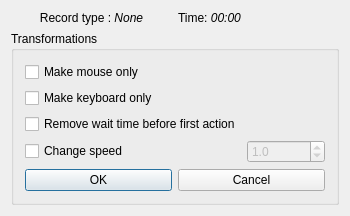
<?xml version="1.0" encoding="UTF-8"?>
<ui version="4.0">
 <class>TransformationDialog</class>
 <widget class="QDialog" name="TransformationDialog">
  <property name="geometry">
   <rect>
    <x>0</x>
    <y>0</y>
    <width>350</width>
    <height>200</height>
   </rect>
  </property>
  <property name="windowTitle">
   <string>Transformation</string>
  </property>
  <layout class="QVBoxLayout" name="transformationDialogLayout">
   <item>
    <layout class="QHBoxLayout" name="recordInfoLayout">
     <item>
      <widget class="QLabel" name="labelRecordType">
       <property name="text">
        <string>Record type : &lt;i&gt;None&lt;/i&gt;</string>
       </property>
       <property name="alignment">
        <set>Qt::AlignCenter</set>
       </property>
      </widget>
     </item>
     <item>
      <widget class="QLabel" name="labelTime">
       <property name="text">
        <string>Time: &lt;i&gt;00:00&lt;/i&gt;</string>
       </property>
      </widget>
     </item>
    </layout>
   </item>
   <item>
    <widget class="QGroupBox" name="transformationBox">
     <property name="title">
      <string>Transformations</string>
     </property>
     <layout class="QVBoxLayout" name="verticalLayout">
      <item>
       <layout class="QGridLayout" name="optionLayout">
        <item row="3" column="0">
         <widget class="QCheckBox" name="checkChangeSpeed">
          <property name="text">
           <string>Change speed</string>
          </property>
         </widget>
        </item>
        <item row="1" column="0">
         <widget class="QCheckBox" name="checkKeyboardOnly">
          <property name="text">
           <string>Make keyboard only</string>
          </property>
         </widget>
        </item>
        <item row="0" column="0">
         <widget class="QCheckBox" name="checkMouseOnly">
          <property name="text">
           <string>Make mouse only</string>
          </property>
         </widget>
        </item>
        <item row="3" column="1">
         <widget class="QDoubleSpinBox" name="spinBoxSpeed">
          <property name="enabled">
           <bool>false</bool>
          </property>
          <property name="decimals">
           <number>1</number>
          </property>
          <property name="minimum">
           <double>0.100000000000000</double>
          </property>
          <property name="value">
           <double>1.000000000000000</double>
          </property>
         </widget>
        </item>
        <item row="2" column="0">
         <widget class="QCheckBox" name="checkRemoveWaitTime">
          <property name="text">
           <string>Remove wait time before first action</string>
          </property>
         </widget>
        </item>
       </layout>
      </item>
      <item>
       <layout class="QHBoxLayout" name="buttonLayout">
        <item>
         <widget class="QPushButton" name="buttonOK">
          <property name="text">
           <string>OK</string>
          </property>
         </widget>
        </item>
        <item>
         <widget class="QPushButton" name="buttonCancel">
          <property name="text">
           <string>Cancel</string>
          </property>
         </widget>
        </item>
       </layout>
      </item>
     </layout>
    </widget>
   </item>
  </layout>
 </widget>
 <layoutdefault spacing="6" margin="11"/>
 <resources/>
 <connections/>
</ui>
